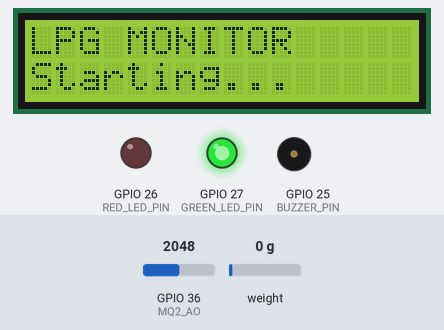
This sketch was run on a simulated ESP32. Shown: 16×2 character LCD, output pins drawn as LEDs (lit = HIGH), buzzer (waves = sounding). Dashed ring = blinking. The inputs (shaded band) are chosen by the test bench; at power-on: GPIO 36 (MQ2_AO) = 2048, weight on the scale 0 g. WiFi joins after 1.5 s; servers stay silent unless stated; what the sketch prints to the serial monitor is not drawn.

Above: at 1.1 s.
At 7.6 s:
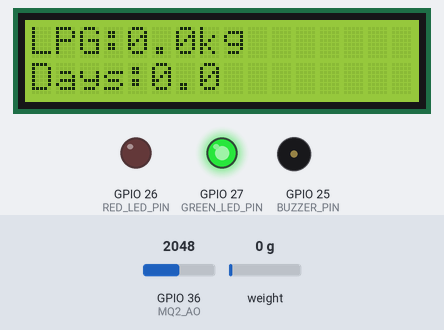
7.7 s: GPIO 36 (MQ2_AO) set to 3860
9.2 s: GPIO 36 (MQ2_AO) set to 3958
At 10.0 s:
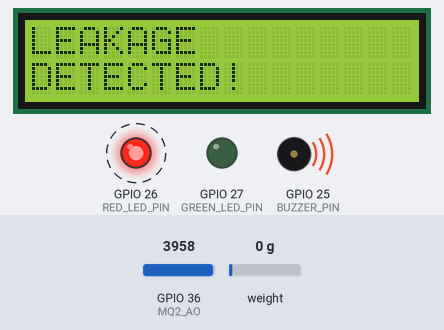
Timing chart, 0 to 18.3 s (numbered marks = the images above; inputs shaded):
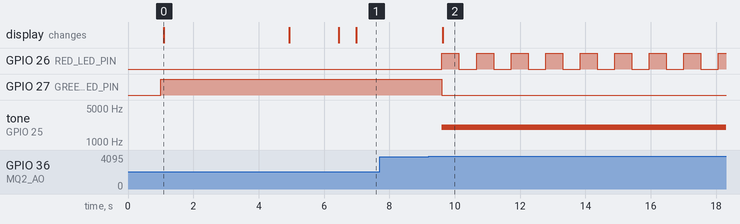

Measured:
- the behaviour switches between 3899 and 3900 on GPIO 36 (MQ2_AO) (found by bisection; images 1 and 2)
- after the input at 7.7 s, every drawn part: stays the same
- after the input at 9.2 s, GPIO 26 (RED_LED_PIN): alternates HIGH for 0.52 s and LOW for 0.54 s, starting after 0.41 s; GPIO 27 (GREEN_LED_PIN): HIGH → LOW after 0.41 s; tone on GPIO 25 (BUZZER_PIN): silent → 2000 Hz after 0.41 s; the display: changes after 0.43 s (image 2)
- what the display in image 0 shows lasts 3.8 s, from 1.1 s to 4.9 s

The sketch:

LPG_MONITORING.ino
```cpp
#define BLYNK_TEMPLATE_ID "TMPL3NuI4s4zt"
#define BLYNK_TEMPLATE_NAME "LPG MONITORING"
#define BLYNK_AUTH_TOKEN "4hRbvLDD8NI9rvnrRPNzdWbNGpSXUPuT"

#include <Arduino.h>
#include <WiFi.h>
#include <BlynkSimpleEsp32.h>
#include <Wire.h>
#include <LiquidCrystal_I2C.h>
#include "HX711.h"

// =============================
// PIN DEFINITIONS
// =============================

const int MQ2_AO = 36;

const int HX711_DT = 34;
const int HX711_SCK = 32;

const int LCD_SDA = 21;
const int LCD_SCL = 22;

const int BUZZER_PIN = 25;
const int RED_LED_PIN = 26;
const int GREEN_LED_PIN = 27;

// =============================
// WIFI
// =============================

char ssid[] = "Wokwi-GUEST";
char pass[] = "";

// =============================
// OBJECTS
// =============================

LiquidCrystal_I2C lcd(0x27, 16, 2);
HX711 scale;

// =============================
// LPG SETTINGS
// =============================

const float EMPTY_CYLINDER_WEIGHT = 25.0;
const float LPG_CAPACITY = 25.0;
const float FULL_CYLINDER_WEIGHT = 50.0;

const float DAILY_LPG_USAGE_KG = 1.0;

const float HX711_SCALE = 420.0;

// =============================
// GAS SENSOR SETTINGS
// =============================

const int GAS_LEAK_THRESHOLD_ADC = 3900;
const int GAS_SAFE_THRESHOLD_ADC = 3800;

// =============================
// VARIABLES
// =============================

float cylinderWeight = 0.0;
float lpgWeight = 0.0;
float lpgPercentage = 0.0;
float remainingDays = 0.0;

int gasValue = 0;

bool gasLeak = false;
bool redLedState = false;

bool lowLPGNotificationSent = false;

// =============================
// TIMERS
// =============================

unsigned long lastSensorRead = 0;
unsigned long lastLCDUpdate = 0;
unsigned long lastSerialPrint = 0;
unsigned long lastBlinkTime = 0;
unsigned long lastBlynkUpdate = 0;

const unsigned long SENSOR_INTERVAL = 500;
const unsigned long LCD_INTERVAL = 500;
const unsigned long SERIAL_INTERVAL = 1000;
const unsigned long BLINK_INTERVAL = 300;
const unsigned long BLYNK_INTERVAL = 1000;

// =============================
// SETUP
// =============================

void setup()
{
    Serial.begin(115200);

    delay(1000);

    pinMode(MQ2_AO, INPUT);

    pinMode(BUZZER_PIN, OUTPUT);
    pinMode(RED_LED_PIN, OUTPUT);
    pinMode(GREEN_LED_PIN, OUTPUT);

    digitalWrite(RED_LED_PIN, LOW);
    digitalWrite(GREEN_LED_PIN, HIGH);

    noTone(BUZZER_PIN);

    // =============================
    // LCD
    // =============================

    Wire.begin(LCD_SDA, LCD_SCL);

    lcd.init();
    lcd.backlight();

    lcd.clear();

    lcd.setCursor(0, 0);
    lcd.print("LPG MONITOR");

    lcd.setCursor(0, 1);
    lcd.print("Starting...");

    delay(2000);

    // =============================
    // HX711
    // =============================

    scale.begin(HX711_DT, HX711_SCK);
    scale.set_scale(HX711_SCALE);

    // =============================
    // SERIAL INFORMATION
    // =============================

    Serial.println();
    Serial.println("======================================");
    Serial.println("       LPG MONITORING SYSTEM");
    Serial.println("======================================");

    Serial.print("Empty cylinder : ");
    Serial.print(EMPTY_CYLINDER_WEIGHT);
    Serial.println(" kg");

    Serial.print("LPG capacity   : ");
    Serial.print(LPG_CAPACITY);
    Serial.println(" kg");

    Serial.print("Full cylinder  : ");
    Serial.print(FULL_CYLINDER_WEIGHT);
    Serial.println(" kg");

    Serial.print("Daily usage    : ");
    Serial.print(DAILY_LPG_USAGE_KG);
    Serial.println(" kg/day");

    Serial.print("HX711 scale    : ");
    Serial.println(HX711_SCALE);

    Serial.print("Gas leak ADC   : ");
    Serial.println(GAS_LEAK_THRESHOLD_ADC);

    Serial.print("Gas safe ADC   : ");
    Serial.println(GAS_SAFE_THRESHOLD_ADC);

    // =============================
    // BLYNK CONNECTION
    // =============================

    Serial.println();
    Serial.println("Connecting to Blynk...");

    Blynk.begin(BLYNK_AUTH_TOKEN, ssid, pass);

    Serial.println("Blynk connected");

    Serial.println();
    Serial.println("SYSTEM READY");
    Serial.println("======================================");

    lcd.clear();

    lcd.setCursor(0, 0);
    lcd.print("SYSTEM READY");

    lcd.setCursor(0, 1);
    lcd.print("Monitoring...");

    delay(1500);

    lcd.clear();
}

// =============================
// READ LPG WEIGHT
// =============================

void readWeight()
{
    if (scale.wait_ready_timeout(100))
    {
        cylinderWeight = scale.get_units(5);

        if (cylinderWeight < 0)
        {
            cylinderWeight = 0;
        }

        if (cylinderWeight > FULL_CYLINDER_WEIGHT)
        {
            cylinderWeight = FULL_CYLINDER_WEIGHT;
        }

        // LPG = Total cylinder weight - empty cylinder weight
        lpgWeight = cylinderWeight - EMPTY_CYLINDER_WEIGHT;

        if (lpgWeight < 0)
        {
            lpgWeight = 0;
        }

        if (lpgWeight > LPG_CAPACITY)
        {
            lpgWeight = LPG_CAPACITY;
        }

        // LPG percentage
        lpgPercentage = (lpgWeight / LPG_CAPACITY) * 100.0;

        if (lpgPercentage < 0)
        {
            lpgPercentage = 0;
        }

        if (lpgPercentage > 100)
        {
            lpgPercentage = 100;
        }

        // Remaining days
        if (DAILY_LPG_USAGE_KG > 0)
        {
            remainingDays = lpgWeight / DAILY_LPG_USAGE_KG;
        }
        else
        {
            remainingDays = 0;
        }

        // =============================
        // LOW LPG EVENT
        // =============================

        if (remainingDays <= 2.0 && !lowLPGNotificationSent)
        {
            lowLPGNotificationSent = true;

            Blynk.logEvent(
                "lpg_low",
                String("LPG remaining: ") +
                String(lpgWeight, 1) +
                " kg. Approximately " +
                String(remainingDays, 1) +
                " days remaining."
            );

            Serial.println("BLYNK: LOW LPG NOTIFICATION SENT");
        }

        // Reset notification after LPG goes above 2 days
        if (remainingDays > 2.0)
        {
            lowLPGNotificationSent = false;
        }
    }
    else
    {
        Serial.println("ERROR: HX711 not ready!");
    }
}

// =============================
// READ MQ2 GAS SENSOR
// =============================

void readGasSensor()
{
    gasValue = analogRead(MQ2_AO);

    // =============================
    // GAS LEAK DETECTED
    // =============================

    if (!gasLeak &&
        gasValue >= GAS_LEAK_THRESHOLD_ADC)
    {
        gasLeak = true;

        Blynk.logEvent(
            "gas_leak",
            String("LPG leakage detected! MQ2 ADC: ") +
            String(gasValue)
        );

        Serial.println();
        Serial.println("!!!!!!!!!!!!!!!!!!!!!!!!!!!!");
        Serial.println("!!! LPG LEAKAGE DETECTED !!!");
        Serial.println("!!! BLYNK NOTIFICATION SENT!");
        Serial.println("!!!!!!!!!!!!!!!!!!!!!!!!!!!!");
        Serial.println();
    }

    // =============================
    // GAS LEAK CLEARED
    // =============================

    if (gasLeak &&
        gasValue <= GAS_SAFE_THRESHOLD_ADC)
    {
        gasLeak = false;
        redLedState = false;

        Serial.println();
        Serial.println("--------------------------------");
        Serial.println("LPG LEAKAGE CLEARED");
        Serial.println("NO LEAK DETECTED");
        Serial.println("--------------------------------");
        Serial.println();
    }
}

// =============================
// LED + BUZZER
// =============================

void updateAlarmOutputs()
{
    if (gasLeak)
    {
        // Green LED OFF
        digitalWrite(GREEN_LED_PIN, LOW);

        // Red LED blinking
        if (millis() - lastBlinkTime >= BLINK_INTERVAL)
        {
            lastBlinkTime = millis();

            redLedState = !redLedState;

            digitalWrite(RED_LED_PIN, redLedState);
        }

        // Buzzer ON
        tone(BUZZER_PIN, 2000);
    }
    else
    {
        redLedState = false;

        // Red LED OFF
        digitalWrite(RED_LED_PIN, LOW);

        // Green LED ON
        digitalWrite(GREEN_LED_PIN, HIGH);

        // Buzzer OFF
        noTone(BUZZER_PIN);
    }
}

// =============================
// LCD
// =============================

void updateLCD()
{
    lcd.clear();

    // Leakage screen
    if (gasLeak)
    {
        lcd.setCursor(0, 0);
        lcd.print("LEAKAGE");

        lcd.setCursor(0, 1);
        lcd.print("DETECTED!");

        return;
    }

    // Normal LPG screen
    lcd.setCursor(0, 0);
    lcd.print("LPG:");
    lcd.print(lpgWeight, 1);
    lcd.print("kg");

    lcd.setCursor(0, 1);
    lcd.print("Days:");
    lcd.print(remainingDays, 1);
}

// =============================
// SEND ONLY 3 VALUES TO BLYNK
// =============================

void updateBlynk()
{
    // V0 = LPG level in kg
    Blynk.virtualWrite(V0, lpgWeight);

    // V1 = Estimated remaining days
    Blynk.virtualWrite(V1, remainingDays);

    // V2 = Gas status
    // 0 = SAFE
    // 1 = LEAKAGE
    Blynk.virtualWrite(V2, gasLeak ? 1 : 0);
}

// =============================
// SERIAL MONITOR
// =============================

void printSerialData()
{
    Serial.println();
    Serial.println("--------------------------------------");

    Serial.print("MQ2 ADC            : ");
    Serial.println(gasValue);

    Serial.print("Cylinder weight    : ");
    Serial.print(cylinderWeight, 2);
    Serial.println(" kg");

    Serial.print("LPG weight         : ");
    Serial.print(lpgWeight, 2);
    Serial.println(" kg");

    Serial.print("LPG percentage     : ");
    Serial.print(lpgPercentage, 1);
    Serial.println("%");

    Serial.print("Remaining days     : ");
    Serial.print(remainingDays, 1);
    Serial.println(" days");

    Serial.print("Leak status        : ");

    if (gasLeak)
    {
        Serial.println("LEAKAGE DETECTED");
    }
    else
    {
        Serial.println("NO LEAK DETECTED");
    }

    Serial.println("--------------------------------------");
}

// =============================
// MAIN LOOP
// =============================

void loop()
{
    // Keep Blynk connection alive
    Blynk.run();

    unsigned long currentMillis = millis();

    // =============================
    // SENSOR UPDATE
    // =============================

    if (currentMillis - lastSensorRead >= SENSOR_INTERVAL)
    {
        lastSensorRead = currentMillis;

        readWeight();
        readGasSensor();
        updateAlarmOutputs();
    }

    // =============================
    // LCD UPDATE
    // =============================

    if (currentMillis - lastLCDUpdate >= LCD_INTERVAL)
    {
        lastLCDUpdate = currentMillis;

        updateLCD();
    }

    // =============================
    // BLYNK UPDATE
    // =============================

    if (currentMillis - lastBlynkUpdate >= BLYNK_INTERVAL)
    {
        lastBlynkUpdate = currentMillis;

        updateBlynk();
    }

    // =============================
    // SERIAL UPDATE
    // =============================

    if (currentMillis - lastSerialPrint >= SERIAL_INTERVAL)
    {
        lastSerialPrint = currentMillis;

        printSerialData();
    }
}
```
